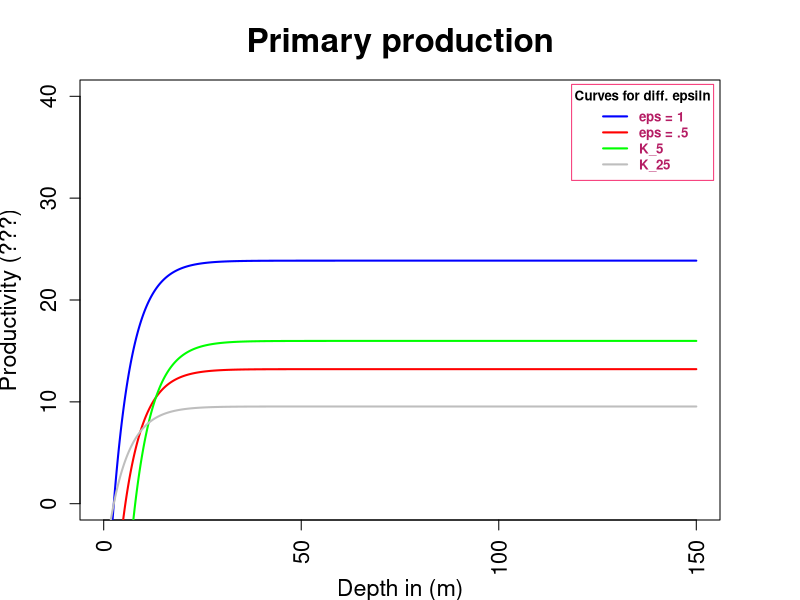

This chart was generated by the following R code:
#saturation depth #####

#saturation depth, Z1 = (log(initial_intensity) - log(2*haft saturation))/espsilon

# initial intensity
I = 200  #  mu E m^2 1/s

# Half Saturation 
K = 25 #  mu E m^2 1/s

# attenuation constant eps 
eps = .2 # 1/m



# Intensity at depth H ####

dz = .1 # step size
I = 200

H = 150
Intensity = function(I,H,eps,dz){
  H = seq(from = 0, to = H, by = dz)
  y =  I
  for (i in 2:length(H)){
    didz = -y[i-1]*eps
    y[i] = y[i-1] + didz*dz
  }
  df = data.frame(depth = H, Intensity = y)
  return(df)
}
 
df = Intensity(I, H, eps, dz)
I_H = df$Intensity


# intensity at depth 

# Mean photo synthesis ####
#mean = maximum_synthesis*1/epsilon(epsilon*Z1+1-(I(H)/I(Z1)))

Pm = 2 # maximum intensity mu E m^2 1/s
# Z1 = NULL # saturation depth m
# I_H = NULL # intensity at depth H:  mu E m^2 1/s
# I_Z1 = NULL # inetnsity at depth Z1: mu E m^2 1/s
eps = .1 # Attenuation Coeff: 1/m
K = 25


P_mean = function(Pm, eps,K,I_H, I_Z1){
  Z1 = (log(I,exp(1))-log(2*K, exp(1)))/eps
  I_Z1 = 2*K
  I_H = df$Intensity
  p = Pm*(1/eps)*(eps*Z1 + 1 - (I_H/I_Z1))
  dat = data.frame(production = p, depth = df$depth)
  return(dat)
  }
eps_0.1 = P_mean(Pm, eps = .2,K,I_H, I_Z1)
eps_0.5 = P_mean(Pm, eps=.5,K=10,I_H, I_Z1)
K_5 = P_mean(Pm, eps=.5,K=5,I_H, I_Z1)
K_25 = P_mean(Pm, eps= .5,K=25,I_H, I_Z1)


par(mar = c(3,3,3,3) + 1) # setting plot position
plot(numeric(0),numeric(0),
     type= "n",
     ylim = c(0,40),
     las=3,
     
     xlim = c(0,150),
     ylab = "Productivity (???)",
     xlab = "Depth in (m)",
     main = "Primary production",
     cex.lab = 1.4,
     cex.main = 2,
     cex.axis = 1.3)
lines(eps_0.1$depth, eps_0.1$production, lty =1,lwd = 2, col = "blue")
lines(eps_0.5$depth, eps_0.5$production, lty =1,lwd = 2, col = "red")# lines(intensity_I, diff, lty =1,lwd = 2, col = "green")
lines(K_5$depth, K_5$production, lty =1,lwd = 2, col = "green")
lines(K_25$depth, K_25$production, lty =1,lwd = 2, col = "grey")


legend("topright",inset = .01, lty = 1,lwd = 2, col = c("blue","red", "green", "grey"), legend = c("eps = 1", "eps = .5", "K_5", "K_25"),
       title = "Curves for diff. epsiln", cex = .8, title.col = "black",
       box.lwd = 1,box.col = "#f53877",text.col = "#b51d64", text.font = 2)



